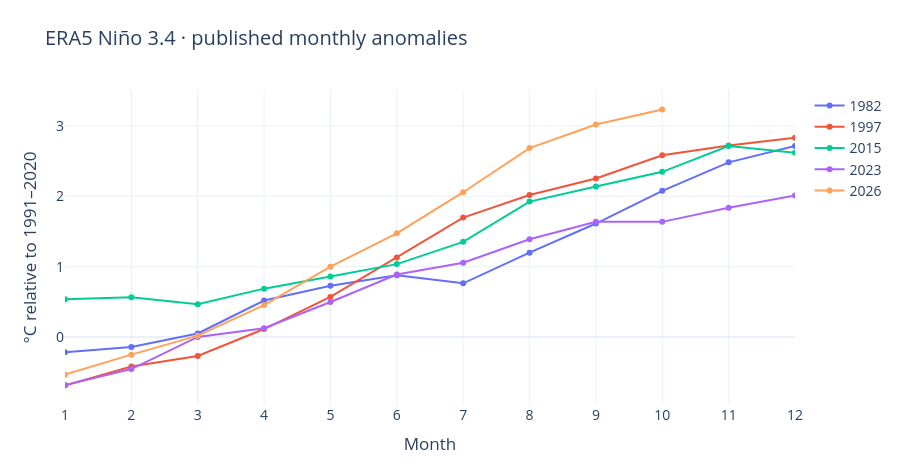

Notebook source saved alongside this figure:
### Markdown cell above
## Compare matching months, with no invented future values

### Code cell
years = [1982, 1997, 2015, 2023, 2026]
fig = go.Figure()
for year in years:
    part = df[df.year == year]
    fig.add_trace(go.Scatter(x=part.month, y=part[ANOM], mode="lines+markers", name=str(year)))
fig.update_layout(title="ERA5 Niño 3.4 · published monthly anomalies", xaxis=dict(title="Month", dtick=1, range=[1,12]), yaxis_title="°C relative to 1991–2020")
show(fig)
display(df.loc[df.groupby("year")[ANOM].idxmax(), ["year", "month", ANOM]].tail())

### Figure 1 — Plotly figure (JSON) as saved in the notebook; plotly's stock layout.template omitted (floating-point values rounded to 4 significant figures)
{"data": [{"mode": "lines+markers", "name": "1982", "type": "scatter", "x": [1, 2, 3, 4, 5, 6, 7, 8, 9, 10, 11, 12], "y": [-0.217, -0.1431, 0.0502, 0.5178, 0.7277, 0.8782, 0.7625, 1.199, 1.613, 2.078, 2.483, 2.716]}, {"mode": "lines+markers", "name": "1997", "type": "scatter", "x": [1, 2, 3, 4, 5, 6, 7, 8, 9, 10, 11, 12], "y": [-0.6903, -0.4198, -0.2707, 0.1126, 0.5696, 1.129, 1.697, 2.018, 2.253, 2.583, 2.724, 2.834]}, {"mode": "lines+markers", "name": "2015", "type": "scatter", "x": [1, 2, 3, 4, 5, 6, 7, 8, 9, 10, 11, 12], "y": [0.5364, 0.5631, 0.4654, 0.687, 0.8586, 1.036, 1.352, 1.925, 2.139, 2.348, 2.715, 2.62]}, {"mode": "lines+markers", "name": "2023", "type": "scatter", "x": [1, 2, 3, 4, 5, 6, 7, 8, 9, 10, 11, 12], "y": [-0.6839, -0.4568, 0.0003, 0.1243, 0.4971, 0.8883, 1.056, 1.388, 1.639, 1.637, 1.838, 2.01]}, {"mode": "lines+markers", "name": "2026", "type": "scatter", "x": [1, 2, 3, 4, 5, 6, 7, 8, 9, 10], "y": [-0.5358, -0.2513, 0.0184, 0.4527, 0.9991, 1.473, 2.058, 2.686, 3.022, 3.235]}], "layout": {"font": {"size": 14}, "height": 470, "margin": {"b": 65, "l": 65, "r": 45, "t": 90}, "title": {"text": "ERA5 Niño 3.4 · published monthly anomalies"}, "xaxis": {"dtick": 1, "range": [1, 12], "title": {"text": "Month"}}, "yaxis": {"title": {"text": "°C relative to 1991–2020"}}}}
